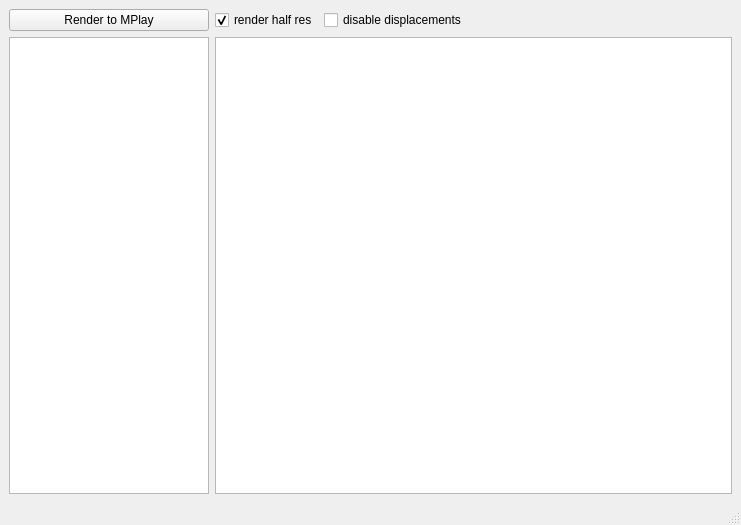
<?xml version="1.0" encoding="UTF-8"?>
<ui version="4.0">
 <class>MainWindow</class>
 <widget class="QMainWindow" name="MainWindow">
  <property name="geometry">
   <rect>
    <x>0</x>
    <y>0</y>
    <width>741</width>
    <height>525</height>
   </rect>
  </property>
  <property name="windowTitle">
   <string>AOV Manager</string>
  </property>
  <widget class="QWidget" name="centralwidget">
   <layout class="QGridLayout" name="gridLayout">
    <item row="0" column="1">
     <widget class="QPushButton" name="pushButton">
      <property name="sizePolicy">
       <sizepolicy hsizetype="Preferred" vsizetype="Fixed">
        <horstretch>1</horstretch>
        <verstretch>0</verstretch>
       </sizepolicy>
      </property>
      <property name="minimumSize">
       <size>
        <width>200</width>
        <height>0</height>
       </size>
      </property>
      <property name="text">
       <string>Render to MPlay</string>
      </property>
     </widget>
    </item>
    <item row="2" column="1">
     <widget class="QListWidget" name="listWidget_rop">
      <property name="sizePolicy">
       <sizepolicy hsizetype="Preferred" vsizetype="Expanding">
        <horstretch>1</horstretch>
        <verstretch>0</verstretch>
       </sizepolicy>
      </property>
      <property name="minimumSize">
       <size>
        <width>200</width>
        <height>0</height>
       </size>
      </property>
      <property name="sortingEnabled">
       <bool>true</bool>
      </property>
     </widget>
    </item>
    <item row="0" column="5">
     <layout class="QHBoxLayout" name="horizontalLayout">
      <item>
       <widget class="QCheckBox" name="checkBox">
        <property name="enabled">
         <bool>true</bool>
        </property>
        <property name="toolTip">
         <string>this will change &quot;camera override&quot; settings on the selected rop and set it to render hald resolution</string>
        </property>
        <property name="text">
         <string>render half res</string>
        </property>
        <property name="checked">
         <bool>true</bool>
        </property>
       </widget>
      </item>
      <item>
       <widget class="QCheckBox" name="checkBox_dd">
        <property name="sizePolicy">
         <sizepolicy hsizetype="Expanding" vsizetype="Fixed">
          <horstretch>0</horstretch>
          <verstretch>0</verstretch>
         </sizepolicy>
        </property>
        <property name="text">
         <string>disable displacements</string>
        </property>
       </widget>
      </item>
     </layout>
    </item>
    <item row="2" column="5">
     <widget class="QTreeView" name="treeView_aov">
      <property name="sizePolicy">
       <sizepolicy hsizetype="Minimum" vsizetype="Expanding">
        <horstretch>10</horstretch>
        <verstretch>0</verstretch>
       </sizepolicy>
      </property>
      <property name="frameShadow">
       <enum>QFrame::Plain</enum>
      </property>
      <property name="editTriggers">
       <set>QAbstractItemView::NoEditTriggers</set>
      </property>
      <property name="selectionMode">
       <enum>QAbstractItemView::ExtendedSelection</enum>
      </property>
      <property name="rootIsDecorated">
       <bool>false</bool>
      </property>
      <property name="uniformRowHeights">
       <bool>true</bool>
      </property>
      <property name="itemsExpandable">
       <bool>false</bool>
      </property>
      <property name="sortingEnabled">
       <bool>false</bool>
      </property>
      <property name="expandsOnDoubleClick">
       <bool>true</bool>
      </property>
      <attribute name="headerDefaultSectionSize">
       <number>170</number>
      </attribute>
      <attribute name="headerMinimumSectionSize">
       <number>100</number>
      </attribute>
      <attribute name="headerShowSortIndicator" stdset="0">
       <bool>false</bool>
      </attribute>
      <attribute name="headerStretchLastSection">
       <bool>true</bool>
      </attribute>
      <attribute name="headerDefaultSectionSize">
       <number>170</number>
      </attribute>
      <attribute name="headerMinimumSectionSize">
       <number>100</number>
      </attribute>
      <attribute name="headerShowSortIndicator" stdset="0">
       <bool>false</bool>
      </attribute>
      <attribute name="headerStretchLastSection">
       <bool>true</bool>
      </attribute>
     </widget>
    </item>
   </layout>
  </widget>
  <widget class="QMenuBar" name="menubar">
   <property name="geometry">
    <rect>
     <x>0</x>
     <y>0</y>
     <width>741</width>
     <height>25</height>
    </rect>
   </property>
  </widget>
  <widget class="QStatusBar" name="statusbar"/>
 </widget>
 <resources/>
 <connections/>
</ui>
